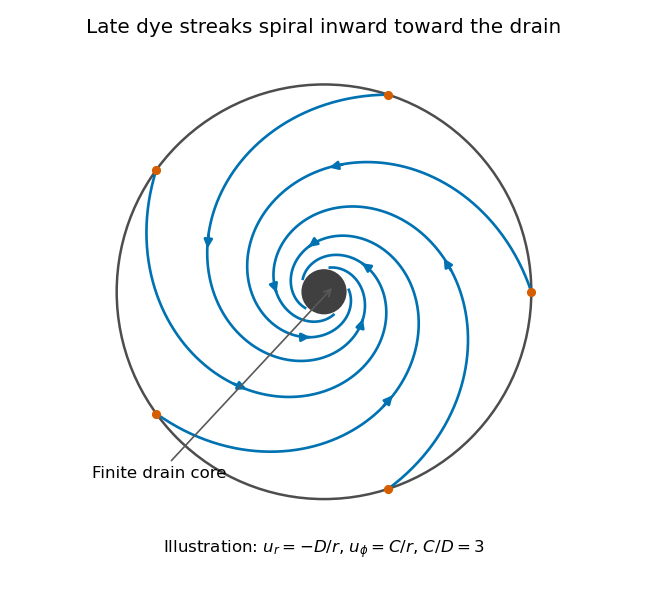

Generate this figure with Python:
#!/usr/bin/env python3
"""Original quasisteady spiral streaks; writes its PNG basename to cwd.

Tested: Python 3.14.4, numpy 2.3.5, matplotlib 3.10.7 (+dfsg1).
Dependencies are listed in the repository pyproject.toml.
"""
from pathlib import Path
import matplotlib
matplotlib.use("Agg")
import matplotlib.pyplot as plt
from matplotlib.patches import Circle
import numpy as np


def main():
    fig, ax = plt.subplots(figsize=(5.4, 5.0), dpi=120, facecolor="white")
    ax.set_facecolor("white")
    ax.add_patch(Circle((0, 0), 1, fill=False, edgecolor=".3", lw=1.5))
    ax.add_patch(Circle((0, 0), .105, facecolor=".25", edgecolor=".25"))
    s = np.linspace(0, np.log(1/.12), 500)
    radius = np.exp(-s)
    for initial in np.linspace(0, 2*np.pi, 6)[:-1]:
        angle = initial+3*s
        x, y = radius*np.cos(angle), radius*np.sin(angle)
        ax.plot(x, y, color="#0072b2", lw=1.6)
        ax.scatter([x[0]], [y[0]], color="#d55e00", s=20, zorder=4)
        for j in [110, 340]:
            ax.annotate("", xy=(x[j+12], y[j+12]), xytext=(x[j], y[j]),
                        arrowprops={"arrowstyle": "-|>", "lw": 1.7, "color": "#0072b2"})
    ax.annotate("Finite drain core", xy=(.05, .03), xytext=(-1.12, -.9),
                arrowprops={"arrowstyle": "->", "color": ".35"}, fontsize=10)
    ax.text(0, -1.26, r"Illustration: $u_r=-D/r$, $u_\phi=C/r$, $C/D=3$",
            ha="center", fontsize=10)
    ax.set(xlim=(-1.3, 1.3), ylim=(-1.4, 1.2), aspect="equal",
           title="Late dye streaks spiral inward toward the drain")
    ax.axis("off")
    fig.tight_layout()
    fig.savefig(Path(__file__).stem+".png", facecolor="white")
    plt.close(fig)


if __name__ == "__main__":
    main()
